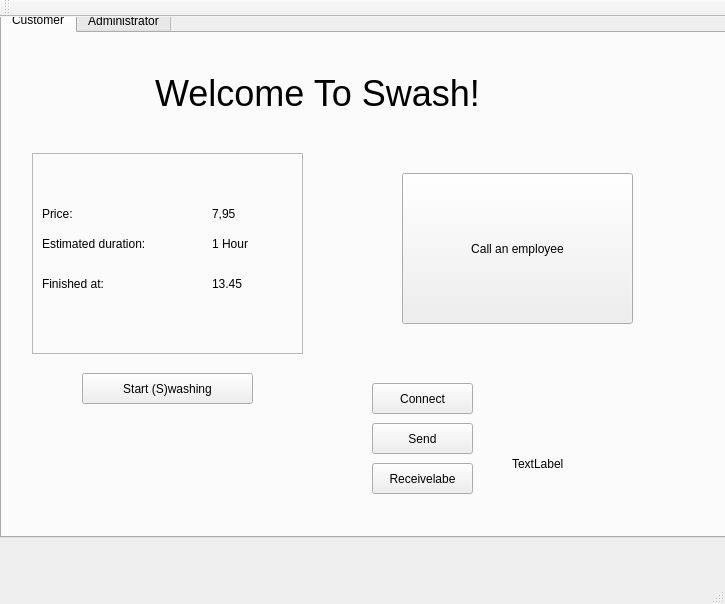
<?xml version="1.0" encoding="UTF-8"?>
<ui version="4.0">
 <class>MainWindow</class>
 <widget class="QMainWindow" name="MainWindow">
  <property name="geometry">
   <rect>
    <x>0</x>
    <y>0</y>
    <width>725</width>
    <height>604</height>
   </rect>
  </property>
  <property name="windowTitle">
   <string>MainWindow</string>
  </property>
  <widget class="QWidget" name="centralWidget">
   <widget class="QTabWidget" name="tabUI">
    <property name="geometry">
     <rect>
      <x>0</x>
      <y>-10</y>
      <width>730</width>
      <height>531</height>
     </rect>
    </property>
    <property name="currentIndex">
     <number>0</number>
    </property>
    <widget class="QWidget" name="tabCustomerUI">
     <attribute name="title">
      <string>Customer</string>
     </attribute>
     <widget class="QPushButton" name="btStartProgram">
      <property name="geometry">
       <rect>
        <x>80</x>
        <y>340</y>
        <width>171</width>
        <height>31</height>
       </rect>
      </property>
      <property name="text">
       <string>Start (S)washing</string>
      </property>
     </widget>
     <widget class="QFrame" name="frame">
      <property name="geometry">
       <rect>
        <x>30</x>
        <y>120</y>
        <width>271</width>
        <height>201</height>
       </rect>
      </property>
      <property name="frameShape">
       <enum>QFrame::StyledPanel</enum>
      </property>
      <property name="frameShadow">
       <enum>QFrame::Raised</enum>
      </property>
      <widget class="QLabel" name="label">
       <property name="geometry">
        <rect>
         <x>10</x>
         <y>50</y>
         <width>68</width>
         <height>21</height>
        </rect>
       </property>
       <property name="text">
        <string>Price:</string>
       </property>
      </widget>
      <widget class="QLabel" name="label_2">
       <property name="geometry">
        <rect>
         <x>180</x>
         <y>50</y>
         <width>68</width>
         <height>21</height>
        </rect>
       </property>
       <property name="text">
        <string>7,95</string>
       </property>
      </widget>
      <widget class="QLabel" name="label_3">
       <property name="geometry">
        <rect>
         <x>10</x>
         <y>80</y>
         <width>141</width>
         <height>21</height>
        </rect>
       </property>
       <property name="text">
        <string>Estimated duration:</string>
       </property>
      </widget>
      <widget class="QLabel" name="label_4">
       <property name="geometry">
        <rect>
         <x>180</x>
         <y>80</y>
         <width>68</width>
         <height>21</height>
        </rect>
       </property>
       <property name="text">
        <string>1 Hour</string>
       </property>
      </widget>
      <widget class="QLabel" name="label_5">
       <property name="geometry">
        <rect>
         <x>10</x>
         <y>120</y>
         <width>91</width>
         <height>21</height>
        </rect>
       </property>
       <property name="text">
        <string>Finished at:</string>
       </property>
      </widget>
      <widget class="QLabel" name="label_6">
       <property name="geometry">
        <rect>
         <x>180</x>
         <y>120</y>
         <width>68</width>
         <height>21</height>
        </rect>
       </property>
       <property name="text">
        <string>13.45</string>
       </property>
      </widget>
     </widget>
     <widget class="QPushButton" name="btCallEmployee">
      <property name="geometry">
       <rect>
        <x>400</x>
        <y>140</y>
        <width>231</width>
        <height>151</height>
       </rect>
      </property>
      <property name="text">
       <string>Call an employee</string>
      </property>
     </widget>
     <widget class="QLabel" name="lbWelcome">
      <property name="geometry">
       <rect>
        <x>140</x>
        <y>40</y>
        <width>351</width>
        <height>41</height>
       </rect>
      </property>
      <property name="font">
       <font>
        <pointsize>27</pointsize>
       </font>
      </property>
      <property name="text">
       <string>Welcome To Swash!</string>
      </property>
      <property name="alignment">
       <set>Qt::AlignCenter</set>
      </property>
     </widget>
     <widget class="QPushButton" name="pushButton_5">
      <property name="geometry">
       <rect>
        <x>370</x>
        <y>350</y>
        <width>101</width>
        <height>31</height>
       </rect>
      </property>
      <property name="text">
       <string>Connect</string>
      </property>
     </widget>
     <widget class="QPushButton" name="pushButton_6">
      <property name="geometry">
       <rect>
        <x>370</x>
        <y>390</y>
        <width>101</width>
        <height>31</height>
       </rect>
      </property>
      <property name="text">
       <string>Send</string>
      </property>
     </widget>
     <widget class="QPushButton" name="pushButton_7">
      <property name="geometry">
       <rect>
        <x>370</x>
        <y>430</y>
        <width>101</width>
        <height>31</height>
       </rect>
      </property>
      <property name="text">
       <string>Receivelabe</string>
      </property>
     </widget>
     <widget class="QLabel" name="label_8">
      <property name="geometry">
       <rect>
        <x>510</x>
        <y>390</y>
        <width>81</width>
        <height>81</height>
       </rect>
      </property>
      <property name="text">
       <string>TextLabel</string>
      </property>
     </widget>
    </widget>
    <widget class="QWidget" name="tabAdministratorUI">
     <property name="autoFillBackground">
      <bool>false</bool>
     </property>
     <attribute name="title">
      <string>Administrator</string>
     </attribute>
     <widget class="QGroupBox" name="groupBox_2">
      <property name="geometry">
       <rect>
        <x>20</x>
        <y>240</y>
        <width>351</width>
        <height>251</height>
       </rect>
      </property>
      <property name="title">
       <string>Machines</string>
      </property>
      <widget class="QListView" name="listViewMachines">
       <property name="geometry">
        <rect>
         <x>10</x>
         <y>30</y>
         <width>331</width>
         <height>211</height>
        </rect>
       </property>
      </widget>
     </widget>
     <widget class="QGroupBox" name="groupBox_3">
      <property name="geometry">
       <rect>
        <x>20</x>
        <y>10</y>
        <width>681</width>
        <height>231</height>
       </rect>
      </property>
      <property name="title">
       <string>Garments</string>
      </property>
      <widget class="QListWidget" name="listWidgetGarments">
       <property name="geometry">
        <rect>
         <x>10</x>
         <y>30</y>
         <width>331</width>
         <height>192</height>
        </rect>
       </property>
      </widget>
      <widget class="QLabel" name="lblAdminInfo">
       <property name="geometry">
        <rect>
         <x>367</x>
         <y>30</y>
         <width>321</width>
         <height>201</height>
        </rect>
       </property>
       <property name="text">
        <string>TextLabel</string>
       </property>
      </widget>
     </widget>
     <widget class="QPushButton" name="btStopSelectedMachine">
      <property name="geometry">
       <rect>
        <x>400</x>
        <y>400</y>
        <width>251</width>
        <height>31</height>
       </rect>
      </property>
      <property name="text">
       <string>Stop Selected Machine</string>
      </property>
     </widget>
     <widget class="QPushButton" name="btAlarmStop">
      <property name="geometry">
       <rect>
        <x>400</x>
        <y>440</y>
        <width>251</width>
        <height>31</height>
       </rect>
      </property>
      <property name="text">
       <string>Alarm! Stop Everything</string>
      </property>
     </widget>
     <widget class="QPushButton" name="btAddGarmentTest">
      <property name="geometry">
       <rect>
        <x>480</x>
        <y>250</y>
        <width>101</width>
        <height>31</height>
       </rect>
      </property>
      <property name="text">
       <string>PushButton</string>
      </property>
     </widget>
    </widget>
   </widget>
  </widget>
  <widget class="QMenuBar" name="menuBar">
   <property name="geometry">
    <rect>
     <x>0</x>
     <y>0</y>
     <width>725</width>
     <height>27</height>
    </rect>
   </property>
  </widget>
  <widget class="QToolBar" name="mainToolBar">
   <attribute name="toolBarArea">
    <enum>TopToolBarArea</enum>
   </attribute>
   <attribute name="toolBarBreak">
    <bool>false</bool>
   </attribute>
  </widget>
  <widget class="QStatusBar" name="statusBar"/>
 </widget>
 <layoutdefault spacing="6" margin="11"/>
 <resources/>
 <connections/>
</ui>
